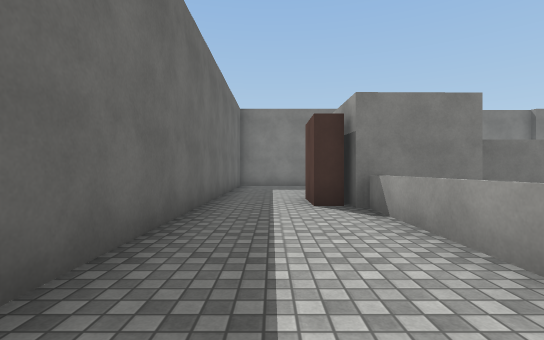
view 1 (above)

19 first-person views from a walk through a scene from a Unity 3-D project. The camera is 1.2 m above the floor, looks level and sees 85° across. The floor is counted in squares, 2 m on a side. Each view is taken from the middle of a square. On the plan, view 1 faces up. The plan holds only what a view shows up to about 9 squares ahead; the rest is blank. The place goes on beyond the plan. The player is left out. Surface patterns are stand-ins for the level's own textures.

view 2
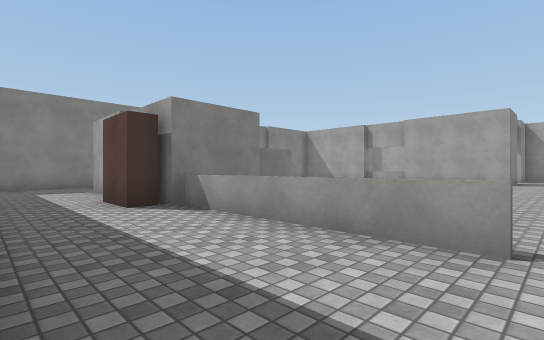

view 3
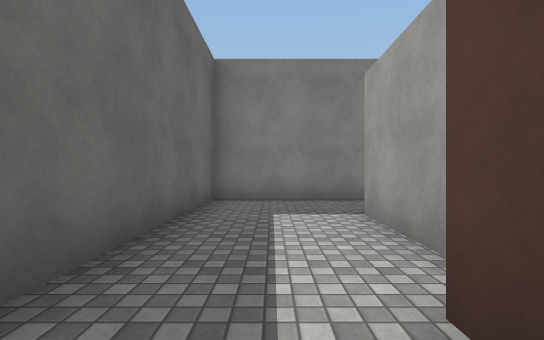

view 4
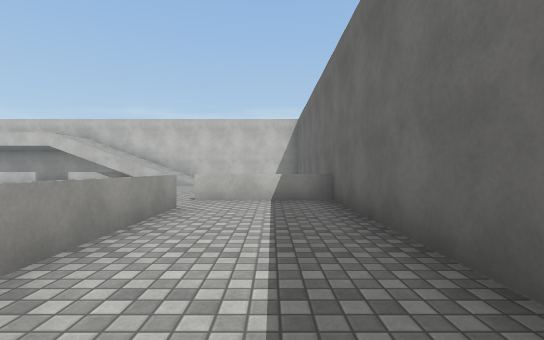

view 5
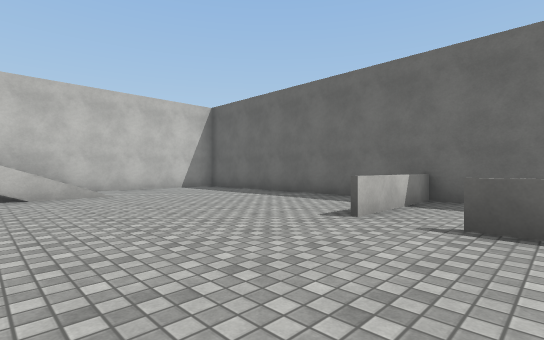

view 6
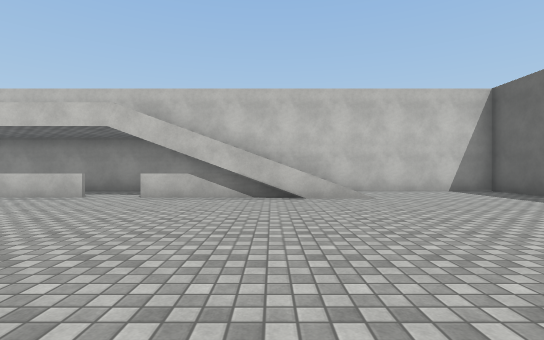

view 7
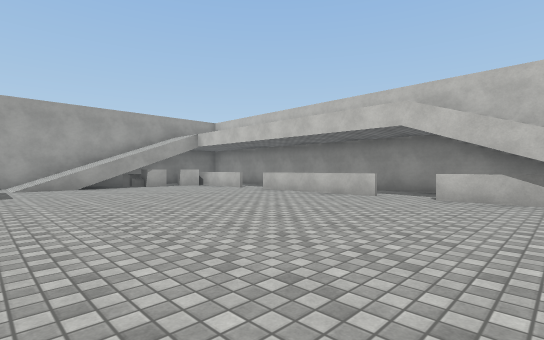

view 8
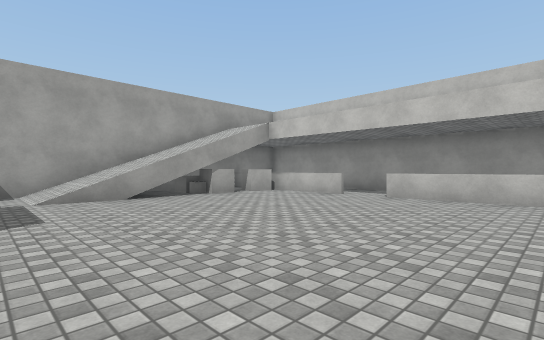

view 9
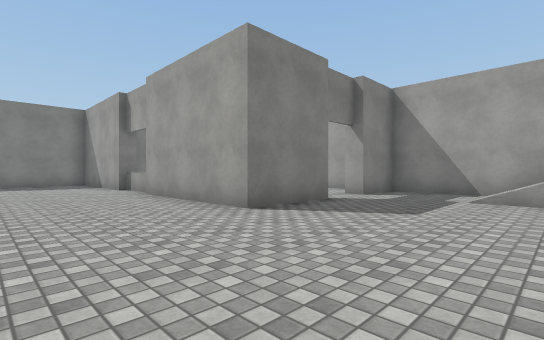

view 10
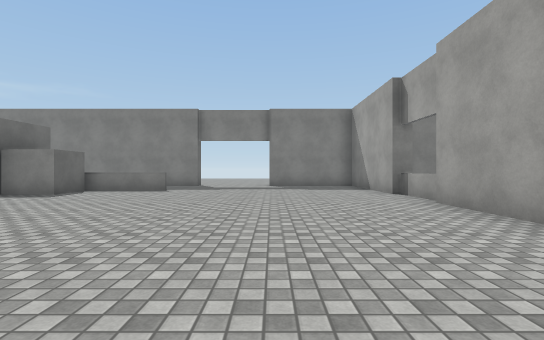

view 11
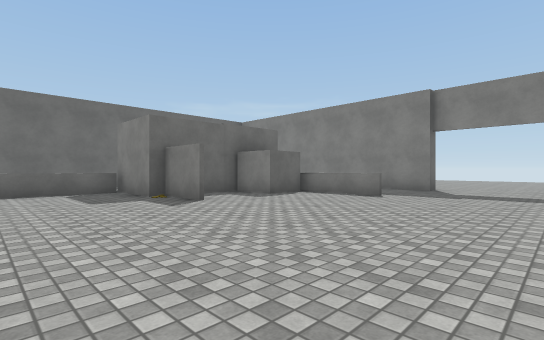

view 12
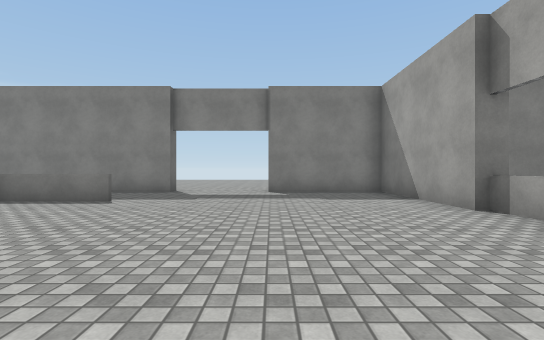

view 13
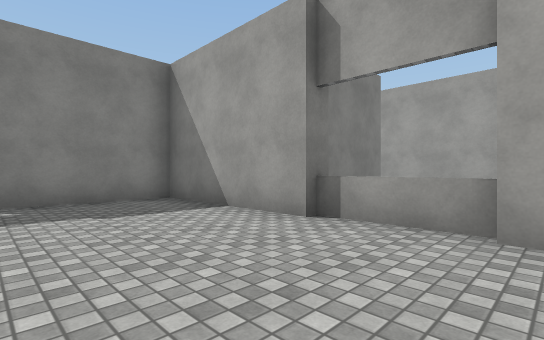

view 14
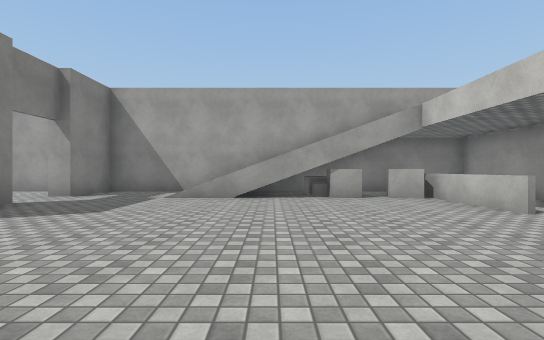

view 15
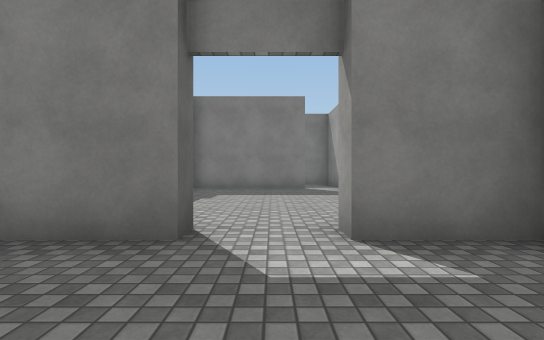

view 16
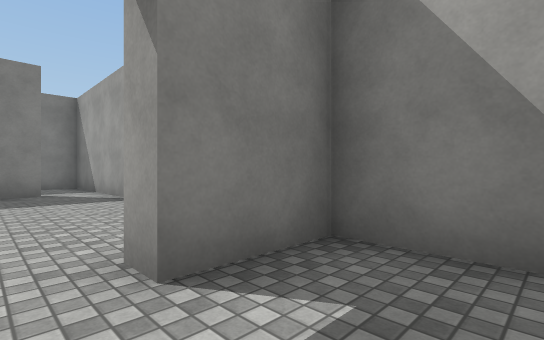

view 17
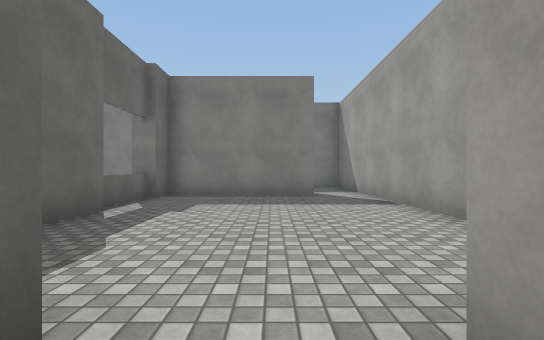

view 18
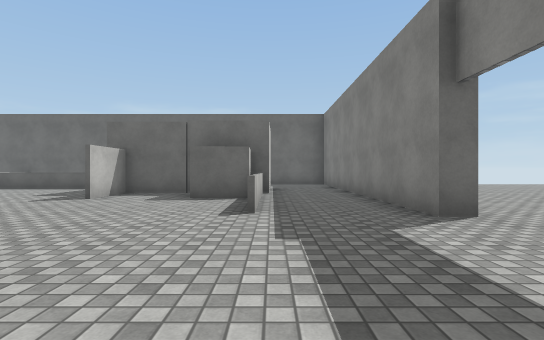

view 19
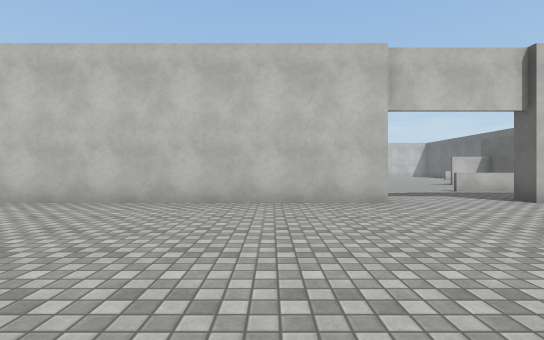

### Floor plan
Key: @ floor where view 1 was taken; # wall or solid block; . floor; / step, stairs or slope; = window, fence, low wall or low ledge; C cube.
Columns run from 2 left of view 1 to 19 right of it. Each row starts with its distance up from view 1.
 17               .
 16     ..       ...
 15     ....    .....
 14       ...  .......
 13        ............
 12         ............
 11 ##########..##########
 10 #..............#   ..#
  9 #...##.#==.....#   ..#
  8 #...##CC.......#####.#
  7 #...##.........=.....#
  6 #..###.........=.....#
  5 #..####........#.....#
  4 #...=..........#.....#
  3 #...=..........#.....#
  2 #...=..........###.###
  1 #...=................#
  0 #.@..................#
 -1 ##==...............//#
 -2 #..................//#
 -3 #..................//#
 -4 #..................//#
 -5 #................../##
 -6 #....////..........C#
 -7 #..../     =========#
 -8 #....////############
 -9 ##########

Positions as (right, up) in squares from view 1, and headings:
1: (0, 0), facing up
2: (-1, 0), facing up-right
3: (0, 5), facing up
4: (0, 5), facing down
5: (5, 1), facing down-left
6: (5, 0), facing down
7: (6, 0), facing down-right
8: (10, 0), facing down-right
9: (10, -2), facing up-right
10: (10, 0), facing up
11: (10, 2), facing up-left
12: (10, 3), facing up
13: (10, 5), facing up-right
14: (10, -3), facing right
15: (16, -1), facing up
16: (16, 0), facing up-right
17: (16, 1), facing up
18: (11, 9), facing left
19: (12, 17), facing down
